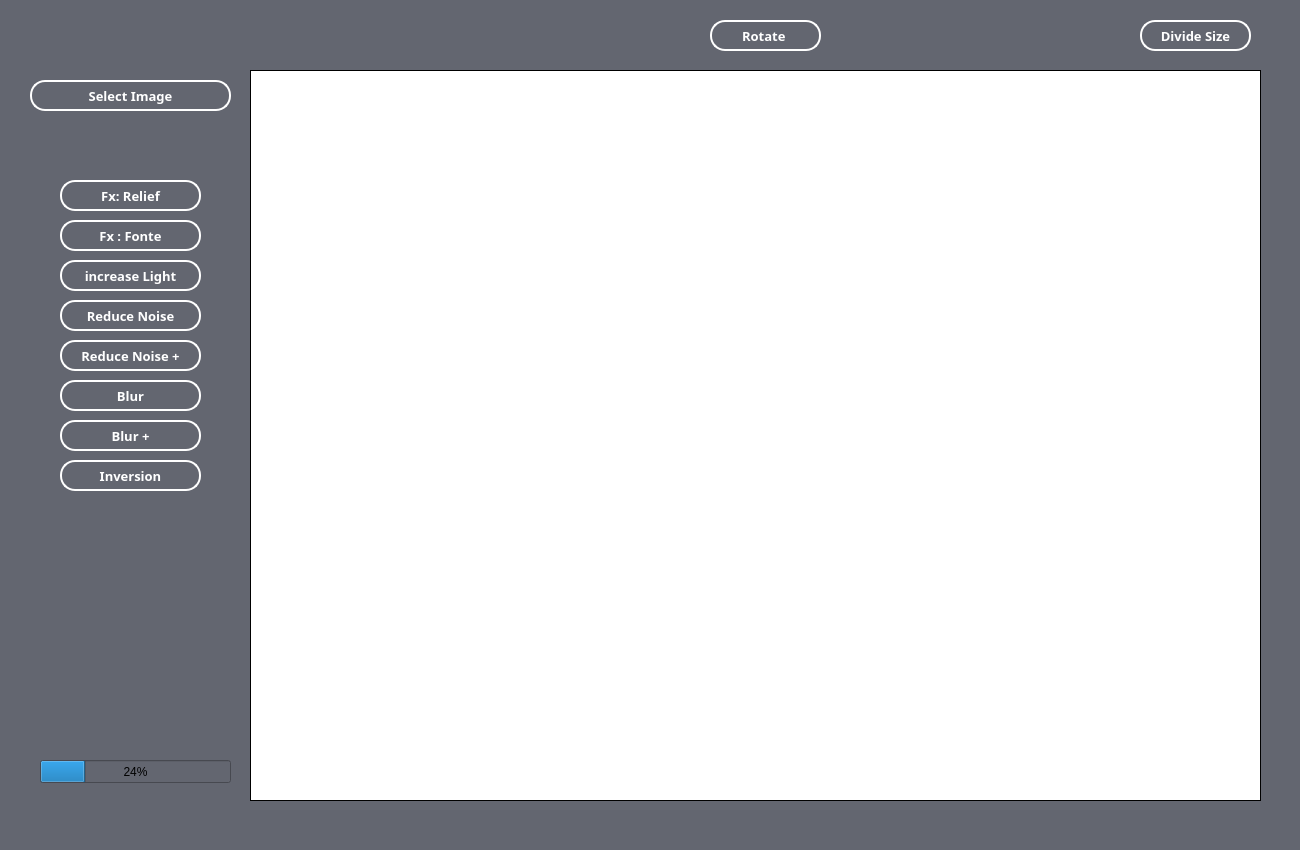
<?xml version="1.0" encoding="UTF-8"?>
<ui version="4.0">
 <class>mainWindow</class>
 <widget class="QMainWindow" name="mainWindow">
  <property name="geometry">
   <rect>
    <x>0</x>
    <y>0</y>
    <width>1300</width>
    <height>850</height>
   </rect>
  </property>
  <property name="windowTitle">
   <string>MainWindow</string>
  </property>
  <property name="styleSheet">
   <string notr="true">background-color: rgb(99, 102, 112);

</string>
  </property>
  <widget class="QWidget" name="centralwidget">
   <widget class="QPushButton" name="selectImgBtn">
    <property name="geometry">
     <rect>
      <x>30</x>
      <y>80</y>
      <width>201</width>
      <height>31</height>
     </rect>
    </property>
    <property name="font">
     <font>
      <family>Sitka Small</family>
      <pointsize>10</pointsize>
      <weight>75</weight>
      <bold>true</bold>
     </font>
    </property>
    <property name="cursor">
     <cursorShape>PointingHandCursor</cursorShape>
    </property>
    <property name="styleSheet">
     <string notr="true">QPushButton{
	color:white;
	border:2px solid white;
	border-radius:15px;
	transition : all ease 1s;
}


QPushButton:hover
{
   background-color:white;
   color:rgb(99, 102, 112);
}</string>
    </property>
    <property name="text">
     <string>Select Image</string>
    </property>
   </widget>
   <widget class="QLabel" name="imageLbl">
    <property name="geometry">
     <rect>
      <x>250</x>
      <y>70</y>
      <width>1011</width>
      <height>731</height>
     </rect>
    </property>
    <property name="autoFillBackground">
     <bool>false</bool>
    </property>
    <property name="styleSheet">
     <string notr="true">background-color:white;</string>
    </property>
    <property name="frameShape">
     <enum>QFrame::Box</enum>
    </property>
    <property name="text">
     <string/>
    </property>
   </widget>
   <widget class="QPushButton" name="rotatImage">
    <property name="geometry">
     <rect>
      <x>710</x>
      <y>20</y>
      <width>111</width>
      <height>31</height>
     </rect>
    </property>
    <property name="font">
     <font>
      <family>Sitka Small</family>
      <pointsize>10</pointsize>
      <weight>75</weight>
      <bold>true</bold>
     </font>
    </property>
    <property name="cursor">
     <cursorShape>PointingHandCursor</cursorShape>
    </property>
    <property name="styleSheet">
     <string notr="true">QPushButton{
	color:white;
	border:2px solid white;
	border-radius:15px;
	transition : all ease 1s;
}


QPushButton:hover
{
   background-color:white;
   color:rgb(99, 102, 112);
}</string>
    </property>
    <property name="text">
     <string>Rotate </string>
    </property>
   </widget>
   <widget class="QPushButton" name="relief">
    <property name="geometry">
     <rect>
      <x>60</x>
      <y>180</y>
      <width>141</width>
      <height>31</height>
     </rect>
    </property>
    <property name="font">
     <font>
      <family>Sitka Small</family>
      <pointsize>10</pointsize>
      <weight>75</weight>
      <bold>true</bold>
     </font>
    </property>
    <property name="cursor">
     <cursorShape>PointingHandCursor</cursorShape>
    </property>
    <property name="styleSheet">
     <string notr="true">QPushButton{
	color:white;
	border:2px solid white;
	border-radius:15px;
	transition : all ease 1s;
}


QPushButton:hover
{
   background-color:white;
   color:rgb(99, 102, 112);
}</string>
    </property>
    <property name="text">
     <string>Fx: Relief</string>
    </property>
   </widget>
   <widget class="QPushButton" name="fonte">
    <property name="geometry">
     <rect>
      <x>60</x>
      <y>220</y>
      <width>141</width>
      <height>31</height>
     </rect>
    </property>
    <property name="font">
     <font>
      <family>Sitka Small</family>
      <pointsize>10</pointsize>
      <weight>75</weight>
      <bold>true</bold>
     </font>
    </property>
    <property name="cursor">
     <cursorShape>PointingHandCursor</cursorShape>
    </property>
    <property name="styleSheet">
     <string notr="true">QPushButton{
	color:white;
	border:2px solid white;
	border-radius:15px;
	transition : all ease 1s;
}


QPushButton:hover
{
   background-color:white;
   color:rgb(99, 102, 112);
}</string>
    </property>
    <property name="text">
     <string>Fx : Fonte</string>
    </property>
   </widget>
   <widget class="QPushButton" name="lightIncrease">
    <property name="geometry">
     <rect>
      <x>60</x>
      <y>260</y>
      <width>141</width>
      <height>31</height>
     </rect>
    </property>
    <property name="font">
     <font>
      <family>Sitka Small</family>
      <pointsize>10</pointsize>
      <weight>75</weight>
      <bold>true</bold>
     </font>
    </property>
    <property name="cursor">
     <cursorShape>PointingHandCursor</cursorShape>
    </property>
    <property name="styleSheet">
     <string notr="true">QPushButton{
	color:white;
	border:2px solid white;
	border-radius:15px;
	transition : all ease 1s;
}


QPushButton:hover
{
   background-color:white;
   color:rgb(99, 102, 112);
}</string>
    </property>
    <property name="text">
     <string>increase Light</string>
    </property>
   </widget>
   <widget class="QPushButton" name="reduceNoise">
    <property name="geometry">
     <rect>
      <x>60</x>
      <y>300</y>
      <width>141</width>
      <height>31</height>
     </rect>
    </property>
    <property name="font">
     <font>
      <family>Sitka Small</family>
      <pointsize>10</pointsize>
      <weight>75</weight>
      <bold>true</bold>
     </font>
    </property>
    <property name="cursor">
     <cursorShape>PointingHandCursor</cursorShape>
    </property>
    <property name="styleSheet">
     <string notr="true">QPushButton{
	color:white;
	border:2px solid white;
	border-radius:15px;
	transition : all ease 1s;
}


QPushButton:hover
{
   background-color:white;
   color:rgb(99, 102, 112);
}</string>
    </property>
    <property name="text">
     <string>Reduce Noise</string>
    </property>
   </widget>
   <widget class="QPushButton" name="reduceNoiseP">
    <property name="geometry">
     <rect>
      <x>60</x>
      <y>340</y>
      <width>141</width>
      <height>31</height>
     </rect>
    </property>
    <property name="font">
     <font>
      <family>Sitka Small</family>
      <pointsize>10</pointsize>
      <weight>75</weight>
      <bold>true</bold>
     </font>
    </property>
    <property name="cursor">
     <cursorShape>PointingHandCursor</cursorShape>
    </property>
    <property name="styleSheet">
     <string notr="true">QPushButton{
	color:white;
	border:2px solid white;
	border-radius:15px;
	transition : all ease 1s;
}


QPushButton:hover
{
   background-color:white;
   color:rgb(99, 102, 112);
}</string>
    </property>
    <property name="text">
     <string>Reduce Noise +</string>
    </property>
   </widget>
   <widget class="QPushButton" name="blur">
    <property name="geometry">
     <rect>
      <x>60</x>
      <y>380</y>
      <width>141</width>
      <height>31</height>
     </rect>
    </property>
    <property name="font">
     <font>
      <family>Sitka Small</family>
      <pointsize>10</pointsize>
      <weight>75</weight>
      <bold>true</bold>
     </font>
    </property>
    <property name="cursor">
     <cursorShape>PointingHandCursor</cursorShape>
    </property>
    <property name="styleSheet">
     <string notr="true">QPushButton{
	color:white;
	border:2px solid white;
	border-radius:15px;
	transition : all ease 1s;
}


QPushButton:hover
{
   background-color:white;
   color:rgb(99, 102, 112);
}</string>
    </property>
    <property name="text">
     <string>Blur</string>
    </property>
   </widget>
   <widget class="QPushButton" name="Blurp">
    <property name="geometry">
     <rect>
      <x>60</x>
      <y>420</y>
      <width>141</width>
      <height>31</height>
     </rect>
    </property>
    <property name="font">
     <font>
      <family>Sitka Small</family>
      <pointsize>10</pointsize>
      <weight>75</weight>
      <bold>true</bold>
     </font>
    </property>
    <property name="cursor">
     <cursorShape>PointingHandCursor</cursorShape>
    </property>
    <property name="styleSheet">
     <string notr="true">QPushButton{
	color:white;
	border:2px solid white;
	border-radius:15px;
	transition : all ease 1s;
}


QPushButton:hover
{
   background-color:white;
   color:rgb(99, 102, 112);
}</string>
    </property>
    <property name="text">
     <string>Blur +</string>
    </property>
   </widget>
   <widget class="QPushButton" name="rotatImage_2">
    <property name="geometry">
     <rect>
      <x>1140</x>
      <y>20</y>
      <width>111</width>
      <height>31</height>
     </rect>
    </property>
    <property name="font">
     <font>
      <family>Sitka Small</family>
      <pointsize>10</pointsize>
      <weight>75</weight>
      <bold>true</bold>
     </font>
    </property>
    <property name="cursor">
     <cursorShape>PointingHandCursor</cursorShape>
    </property>
    <property name="styleSheet">
     <string notr="true">QPushButton{
	color:white;
	border:2px solid white;
	border-radius:15px;
	transition : all ease 1s;
}


QPushButton:hover
{
   background-color:white;
   color:rgb(99, 102, 112);
}</string>
    </property>
    <property name="text">
     <string>Divide Size</string>
    </property>
   </widget>
   <widget class="QPushButton" name="Blurp_2">
    <property name="geometry">
     <rect>
      <x>60</x>
      <y>460</y>
      <width>141</width>
      <height>31</height>
     </rect>
    </property>
    <property name="font">
     <font>
      <family>Sitka Small</family>
      <pointsize>10</pointsize>
      <weight>75</weight>
      <bold>true</bold>
     </font>
    </property>
    <property name="cursor">
     <cursorShape>PointingHandCursor</cursorShape>
    </property>
    <property name="styleSheet">
     <string notr="true">QPushButton{
	color:white;
	border:2px solid white;
	border-radius:15px;
	transition : all ease 1s;
}


QPushButton:hover
{
   background-color:white;
   color:rgb(99, 102, 112);
}</string>
    </property>
    <property name="text">
     <string>Inversion</string>
    </property>
   </widget>
   <widget class="QProgressBar" name="progressBar">
    <property name="geometry">
     <rect>
      <x>40</x>
      <y>760</y>
      <width>191</width>
      <height>23</height>
     </rect>
    </property>
    <property name="value">
     <number>24</number>
    </property>
   </widget>
  </widget>
  <widget class="QMenuBar" name="menubar">
   <property name="geometry">
    <rect>
     <x>0</x>
     <y>0</y>
     <width>1300</width>
     <height>21</height>
    </rect>
   </property>
  </widget>
  <widget class="QStatusBar" name="statusbar"/>
 </widget>
 <resources/>
 <connections/>
</ui>
